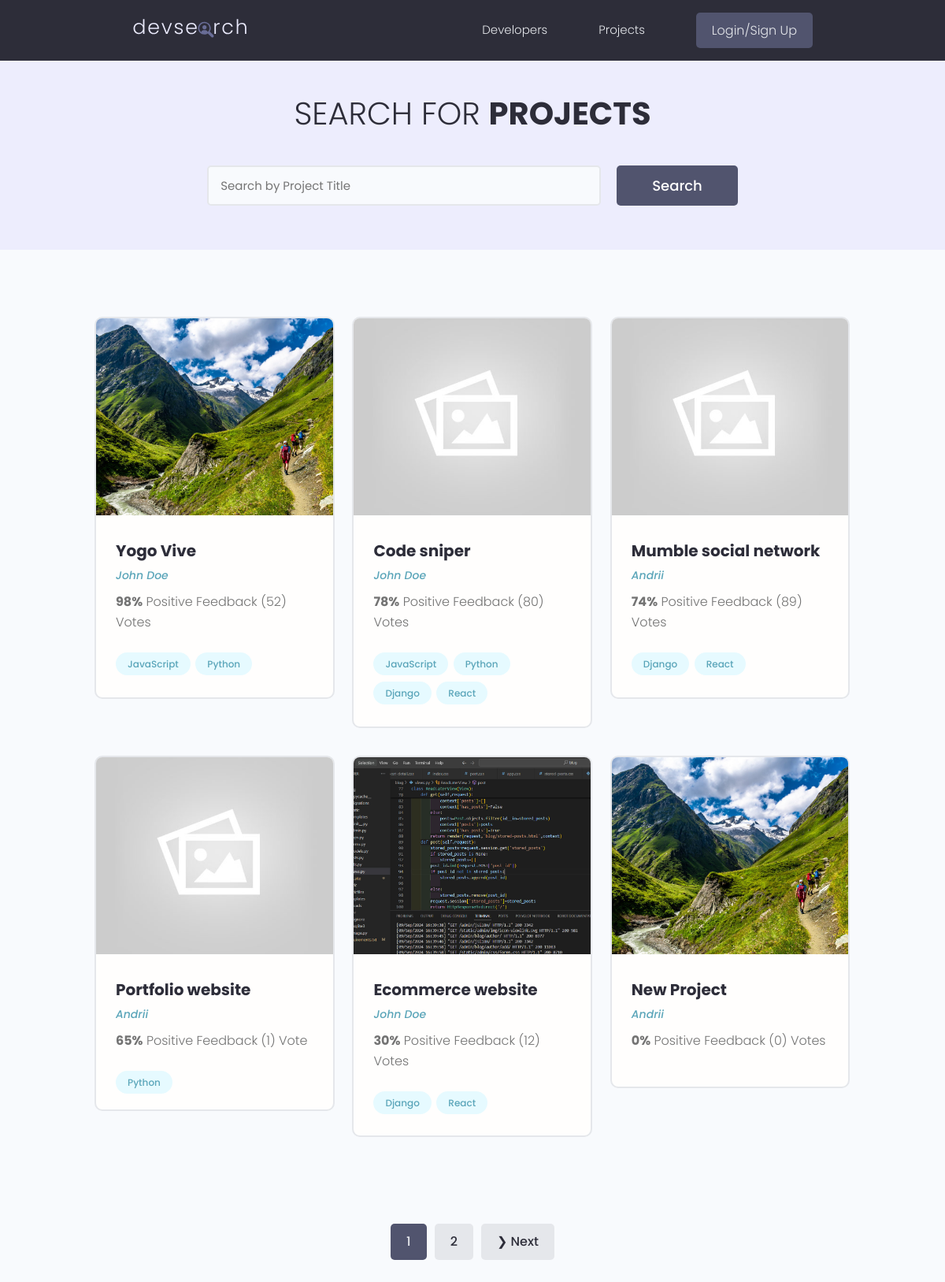
The page /projects/ on the database as committed earlier.
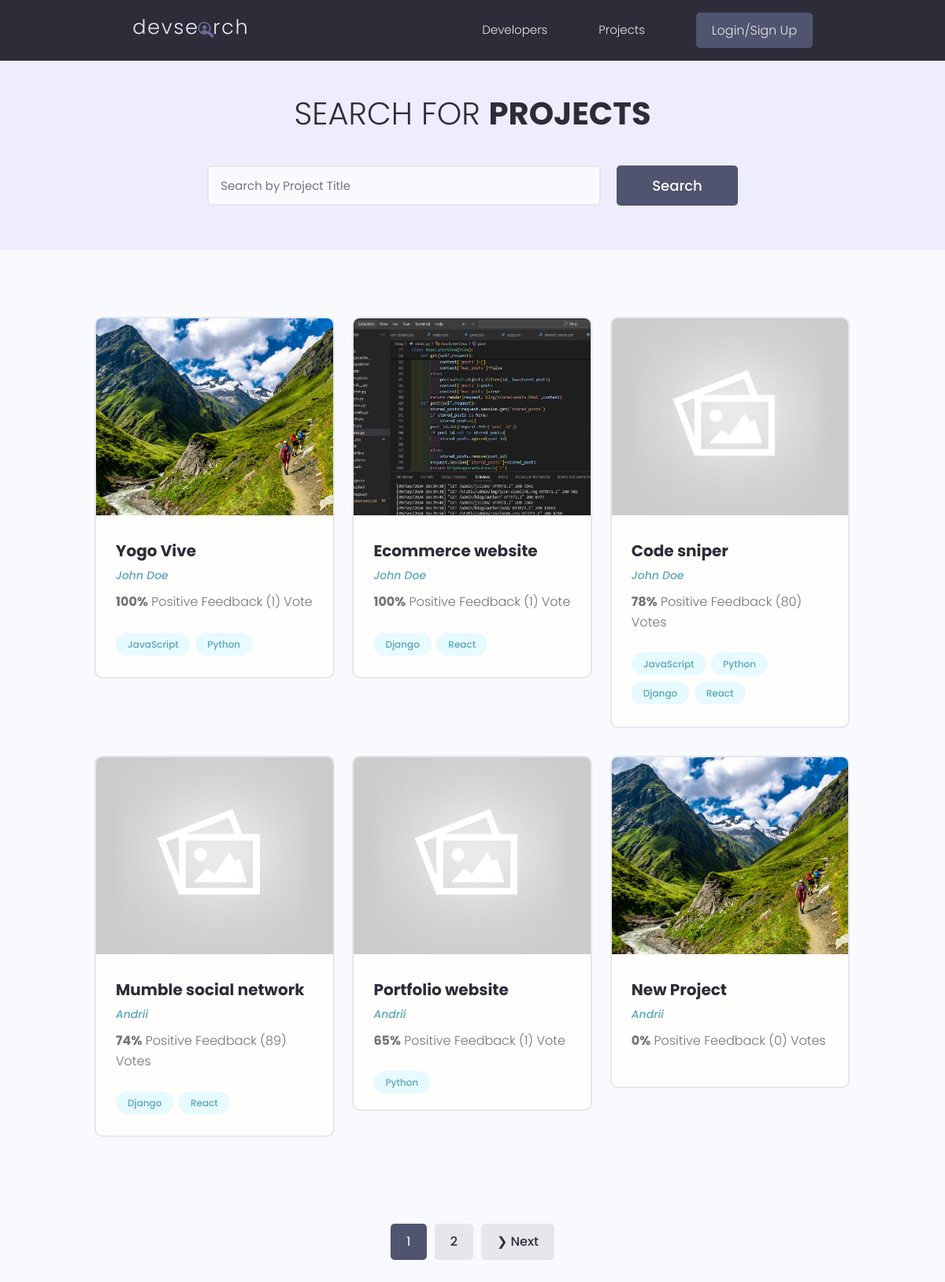
The same page on the database as committed later.
### projects/models.py (models this page shows, shortened)
class Project(models.Model):
    owner = models.ForeignKey(Profile,null=True,blank=True,on_delete=models.SET_NULL)
    title=models.CharField(max_length=200)
    description=models.TextField(null=True,blank=True)
    featured_img=models.ImageField(null=True,blank=True,default='default.jpg')
    demo_link=models.CharField(max_length=2000,null=True,blank=True)
    source_link=models.CharField(max_length=2000,null=True,blank=True)
    tags=models.ManyToManyField('Tag',blank=True)
    vote_total=models.IntegerField(default=0,null=True,blank=True)
    vote_ratio=models.IntegerField(default=0,null=True,blank=True)
    created=models.DateTimeField(auto_now_add=True)
    id = models.UUIDField(default=uuid.uuid4,unique=True,primary_key=True,editable=False)
    class Meta:
        ordering=['-vote_ratio','-vote_total']

class Tag(models.Model):
    name=models.CharField(max_length=200)
    created=models.DateTimeField(auto_now_add=True)
    id = models.UUIDField(default=uuid.uuid4,unique=True,primary_key=True,editable=False)
    def __str__(self):
        return self.name

### users/models.py (models this page shows, shortened)
class Profile(models.Model):
    user = models.OneToOneField(User, on_delete=models.CASCADE, null=True, blank=True)
    name = models.CharField(max_length=200, blank=True, null=True)
    email = models.EmailField(max_length=500, blank=True, null=True)
    username = models.CharField(max_length=200, blank=True, null=True)
    location = models.CharField(max_length=200, blank=True, null=True)
    short_intro = models.CharField(max_length=200, blank=True, null=True)
    bio = models.TextField(blank=True, null=True)
    profile_image = models.ImageField(null=True, blank=True, upload_to='profiles/', default="profiles/user-default.png")
    social_github = models.CharField(max_length=200, blank=True, null=True)
    social_twitter = models.CharField(max_length=200, blank=True, null=True)
    social_linkedin = models.CharField(max_length=200, blank=True, null=True)
    social_youtube = models.CharField(max_length=200, blank=True, null=True)
    social_website = models.CharField(max_length=200, blank=True, null=True)
    created=models.DateTimeField(auto_now_add=True)
    id = models.UUIDField(default=uuid.uuid4,unique=True,primary_key=True,editable=False)

### projects/views.py (the view)
# urls.py: path('projects/', views.getProjects),
def projects(request):
    projects, search_query = searchProjects(request)
    custom_range,projects=paginationProjects(request,projects,6)
    context={
        'projects':projects,'search_query':search_query,'custom_range':custom_range
    }
    return render(request,'projects/projects.html',context)

### projects/utils.py (called while the page is built)
def paginationProjects(request, projects,results):
    page = request.GET.get('page',1)
    paginator = Paginator(projects, results)
    try:
        projects = paginator.page(page)
    except PageNotAnInteger:
        projects = paginator.page(1)
    except EmptyPage:
        projects = paginator.page(paginator.num_pages)
    leftIndex = (int(page)-1)
    page = int(page) if page else 1
    leftIndex = max(1, page - 1)
    rightIndex = min(page + 1, paginator.num_pages)
    custom_range = range(leftIndex, rightIndex + 1)
    return custom_range, projects

def searchProjects(request):
    search_query= ''
    if request.GET.get('search_query'):
        search_query=request.GET.get('search_query')
    tags=Tag.objects.filter(name__icontains=search_query)
    projects=Project.objects.distinct().filter(
        Q(title__icontains=search_query)|
        Q(description__icontains=search_query)|
        Q(owner__name__icontains=search_query)|
        Q(tags__in=tags)
    )
    return projects, search_query

### projects/templates/projects/projects.html (shortened to what this page needs)
{% extends "main.html" %}
    {% block content %}
  <main class="projects">
    <section class="hero-section text-center">
      <div class="container container--narrow">
        <div class="hero-section__box">
          <h2>Search for <span>Projects</span></h2>
        </div>
        <div class="hero-section__search">
          <form id='searchForm' class="form" action="{% url 'projects' %}" method="get">
            <div class="form__field">
              <input class="input input--text" id="formInput#search" type="text" name="search_query"
              value='{{search_query}}' placeholder="Search by Project Title" />
            </div>
            <input class="btn btn--sub btn--lg" type="submit" value="Search" />
          </form>
        </div>
      </div>
    </section>
    <section class="projectsList">
      <div class="container">
        <div class="grid grid--three">
        {% for project in projects %}
          <div class="column">
            <div class="card project">
              <a href="{% url "project" project.id %}" class="project">
                <img class="project__thumbnail" src="{{ project.featured_img.url }}" alt="project thumbnail" />
                <div class="card__body">
                  <h3 class="project__title">{{project.title}}</h3>
                  <p><a class="project__author" href="{% url 'user-profile' project.owner.id %}">{{ project.owner.name }}</a></p>
                  <p class="project--rating">
                    <span style="font-weight: bold;">{{project.vote_ratio}}%</span> Positive
                    Feedback ({{project.vote_total}}) Vote{{project.vote_total|pluralize:'s'}}
                  </p>
                  <div class="project__tags">
                    {% for tag in project.tags.all %}
                    <span class="tag tag--pill tag--main">
                      <small>{{ tag }}</small>
                    </span>
                    {% endfor %}
                  </div>
                </div>
              </a>
            </div>
          </div>
          {% endfor %}
        </div>
      </div>
    </section>
    {% include 'pagination.html' with queryset=projects custom_range=custom_range %}
  </main>
    {% endblock %}

Rows that differ between the two databases and show on the page:
changed Project "Yogo Vive": vote_ratio "98" → "100"; vote_total "52" → "1"
changed Project "Ecommerce website": vote_ratio "30" → "100"; vote_total "12" → "1"; moves up the list
